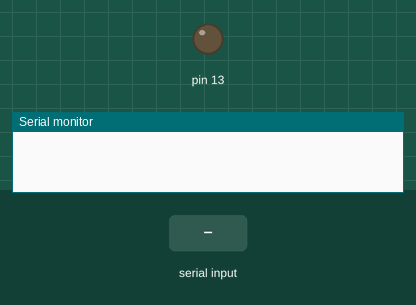
This sketch was run on a simulated Arduino Uno, built with avr-gcc and run on an emulated ATmega328P. Shown: output pins drawn as LEDs (lit = HIGH), the last lines printed to the serial monitor. The test bench sets the inputs (shaded band).

Above: at 1.2 s.
1.3 s: "a" received over Serial
At 1.7 s:
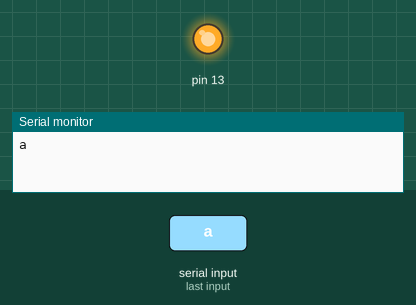
2.8 s: "b" received over Serial
At 4.0 s:
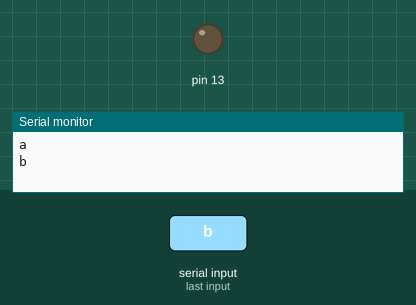
Timing chart, 0 to 5.8 s (numbered marks = the images above; inputs shaded):
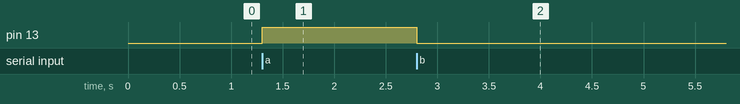

Measured:
- after the input at 1.3 s, pin 13: LOW → HIGH at once
- after the input at 2.8 s, pin 13: HIGH → LOW at once

The sketch:

bluetooth.ino
```cpp
char junk;
String inputString = "";

void setup() {
  // put your setup code here, to run once:
  Serial.begin(9600);

  pinMode(13, OUTPUT);
}

void loop() {
  // put your main code here, to run repeatedly:
  if (Serial.available()) {

    while (Serial.available()) {

      char inChar = (char)Serial.read();
      inputString += inChar;
    }

    Serial.println(inputString);

    while (Serial.available() > 0) {

      junk = Serial.read();
    }

    if (inputString == "a") {
      digitalWrite(13, HIGH);
    }
    else if (inputString == "b") {
      digitalWrite(13, LOW);
    }

    inputString = "";
  }
}
```
